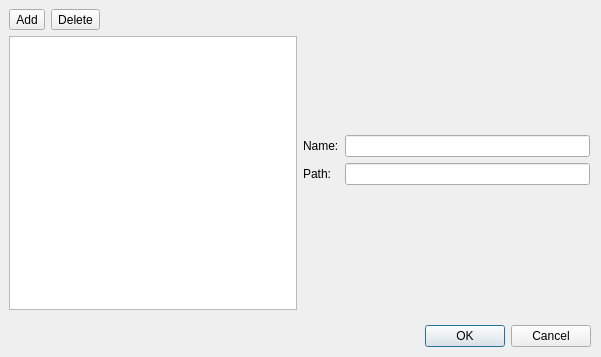
<?xml version="1.0" encoding="UTF-8"?>
<ui version="4.0">
 <class>LibraryDialog</class>
 <widget class="QDialog" name="LibraryDialog">
  <property name="geometry">
   <rect>
    <x>0</x>
    <y>0</y>
    <width>601</width>
    <height>357</height>
   </rect>
  </property>
  <property name="windowTitle">
   <string>Dialog</string>
  </property>
  <widget class="QDialogButtonBox" name="buttonBox">
   <property name="geometry">
    <rect>
     <x>10</x>
     <y>320</y>
     <width>581</width>
     <height>32</height>
    </rect>
   </property>
   <property name="orientation">
    <enum>Qt::Horizontal</enum>
   </property>
   <property name="standardButtons">
    <set>QDialogButtonBox::Cancel|QDialogButtonBox::Ok</set>
   </property>
  </widget>
  <widget class="QWidget" name="horizontalLayoutWidget">
   <property name="geometry">
    <rect>
     <x>9</x>
     <y>9</y>
     <width>581</width>
     <height>301</height>
    </rect>
   </property>
   <layout class="QHBoxLayout" name="horizontalLayout">
    <item>
     <layout class="QVBoxLayout" name="verticalLayout_2">
      <item>
       <layout class="QHBoxLayout" name="horizontalLayout_2">
        <item>
         <widget class="QToolButton" name="addButton">
          <property name="text">
           <string>Add</string>
          </property>
         </widget>
        </item>
        <item>
         <widget class="QToolButton" name="deleteButton">
          <property name="text">
           <string>Delete</string>
          </property>
         </widget>
        </item>
        <item>
         <spacer name="horizontalSpacer">
          <property name="orientation">
           <enum>Qt::Horizontal</enum>
          </property>
          <property name="sizeHint" stdset="0">
           <size>
            <width>40</width>
            <height>20</height>
           </size>
          </property>
         </spacer>
        </item>
       </layout>
      </item>
      <item>
       <widget class="QListWidget" name="LibraryList"/>
      </item>
     </layout>
    </item>
    <item>
     <layout class="QVBoxLayout" name="verticalLayout">
      <item>
       <spacer name="verticalSpacer">
        <property name="orientation">
         <enum>Qt::Vertical</enum>
        </property>
        <property name="sizeHint" stdset="0">
         <size>
          <width>20</width>
          <height>40</height>
         </size>
        </property>
       </spacer>
      </item>
      <item>
       <layout class="QFormLayout" name="formLayout">
        <item row="1" column="0">
         <widget class="QLabel" name="PathLabel">
          <property name="text">
           <string>Path:</string>
          </property>
         </widget>
        </item>
        <item row="1" column="1">
         <widget class="QLineEdit" name="PathEdit"/>
        </item>
        <item row="0" column="0">
         <widget class="QLabel" name="NameLabel">
          <property name="text">
           <string>Name:</string>
          </property>
         </widget>
        </item>
        <item row="0" column="1">
         <widget class="QLineEdit" name="NameEdit"/>
        </item>
       </layout>
      </item>
      <item>
       <spacer name="verticalSpacer_2">
        <property name="orientation">
         <enum>Qt::Vertical</enum>
        </property>
        <property name="sizeHint" stdset="0">
         <size>
          <width>20</width>
          <height>40</height>
         </size>
        </property>
       </spacer>
      </item>
     </layout>
    </item>
   </layout>
  </widget>
 </widget>
 <resources/>
 <connections>
  <connection>
   <sender>buttonBox</sender>
   <signal>accepted()</signal>
   <receiver>LibraryDialog</receiver>
   <slot>accept()</slot>
   <hints>
    <hint type="sourcelabel">
     <x>248</x>
     <y>254</y>
    </hint>
    <hint type="destinationlabel">
     <x>157</x>
     <y>274</y>
    </hint>
   </hints>
  </connection>
  <connection>
   <sender>buttonBox</sender>
   <signal>rejected()</signal>
   <receiver>LibraryDialog</receiver>
   <slot>reject()</slot>
   <hints>
    <hint type="sourcelabel">
     <x>316</x>
     <y>260</y>
    </hint>
    <hint type="destinationlabel">
     <x>286</x>
     <y>274</y>
    </hint>
   </hints>
  </connection>
  <connection>
   <sender>addButton</sender>
   <signal>clicked()</signal>
   <receiver>LibraryDialog</receiver>
   <slot>addPressed()</slot>
   <hints>
    <hint type="sourcelabel">
     <x>32</x>
     <y>22</y>
    </hint>
    <hint type="destinationlabel">
     <x>300</x>
     <y>178</y>
    </hint>
   </hints>
  </connection>
  <connection>
   <sender>deleteButton</sender>
   <signal>clicked()</signal>
   <receiver>LibraryDialog</receiver>
   <slot>deletePressed()</slot>
   <hints>
    <hint type="sourcelabel">
     <x>87</x>
     <y>22</y>
    </hint>
    <hint type="destinationlabel">
     <x>300</x>
     <y>178</y>
    </hint>
   </hints>
  </connection>
  <connection>
   <sender>LibraryList</sender>
   <signal>itemSelectionChanged()</signal>
   <receiver>LibraryDialog</receiver>
   <slot>selectionChanged()</slot>
   <hints>
    <hint type="sourcelabel">
     <x>153</x>
     <y>173</y>
    </hint>
    <hint type="destinationlabel">
     <x>300</x>
     <y>178</y>
    </hint>
   </hints>
  </connection>
  <connection>
   <sender>NameEdit</sender>
   <signal>textChanged(QString)</signal>
   <receiver>LibraryDialog</receiver>
   <slot>inputChanged()</slot>
   <hints>
    <hint type="sourcelabel">
     <x>468</x>
     <y>145</y>
    </hint>
    <hint type="destinationlabel">
     <x>300</x>
     <y>178</y>
    </hint>
   </hints>
  </connection>
  <connection>
   <sender>PathEdit</sender>
   <signal>textChanged(QString)</signal>
   <receiver>LibraryDialog</receiver>
   <slot>inputChanged()</slot>
   <hints>
    <hint type="sourcelabel">
     <x>468</x>
     <y>173</y>
    </hint>
    <hint type="destinationlabel">
     <x>300</x>
     <y>178</y>
    </hint>
   </hints>
  </connection>
  <connection>
   <sender>NameEdit</sender>
   <signal>textEdited(QString)</signal>
   <receiver>LibraryDialog</receiver>
   <slot>nameChanged(QString)</slot>
   <hints>
    <hint type="sourcelabel">
     <x>468</x>
     <y>145</y>
    </hint>
    <hint type="destinationlabel">
     <x>300</x>
     <y>178</y>
    </hint>
   </hints>
  </connection>
  <connection>
   <sender>PathEdit</sender>
   <signal>textEdited(QString)</signal>
   <receiver>LibraryDialog</receiver>
   <slot>pathChanged(QString)</slot>
   <hints>
    <hint type="sourcelabel">
     <x>468</x>
     <y>173</y>
    </hint>
    <hint type="destinationlabel">
     <x>300</x>
     <y>178</y>
    </hint>
   </hints>
  </connection>
 </connections>
 <slots>
  <slot>addPressed()</slot>
  <slot>deletePressed()</slot>
  <slot>selectionChanged()</slot>
  <slot>nameChanged(QString)</slot>
  <slot>pathChanged(QString)</slot>
  <slot>inputChanged()</slot>
 </slots>
</ui>
